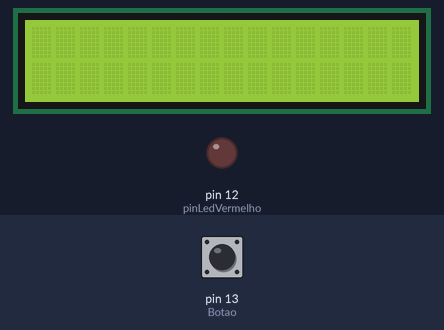
Recording of a sketch running on a simulated Arduino Mega 2560, built with avr-gcc and run on an emulated ATmega2560. On the bench: 16×2 character LCD, output pins drawn as LEDs (lit = HIGH). Dashed ring = blinking. Inputs (shaded band) come from the test bench; at power-on: pin 13 (Botao) LOW.

Above: at 1.2 s.
1.3 s: pin 13 (Botao) pulled HIGH for 1 s
At 3.5 s:
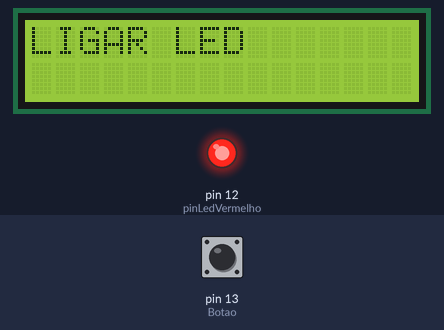
3.8 s: pin 13 (Botao) pulled HIGH for 0.15 s
At 5.0 s:
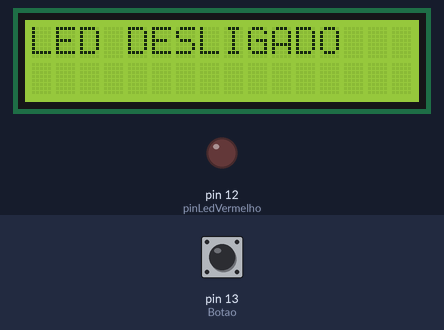
5.4 s: pin 13 (Botao) pulled HIGH for 3.2 s
At 5.56 s:
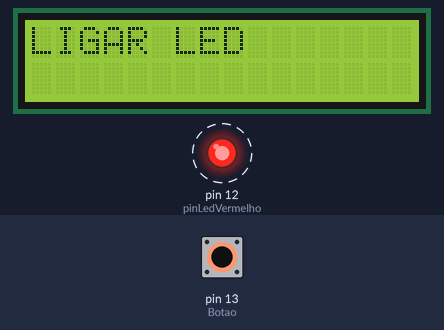
10.1 s: pin 13 (Botao) driven HIGH
At 10.57 s:
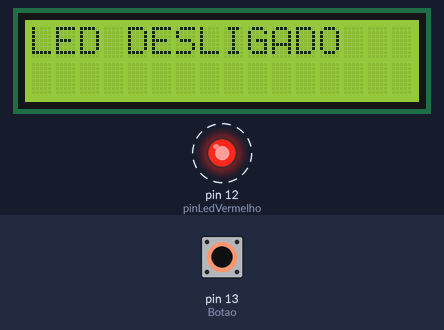
13.1 s: pin 13 (Botao) pulsed LOW 2 times (0.12 s each, 0.3 s apart)
Timing chart, 0 to 67.2 s (numbered marks = the images above; inputs shaded):
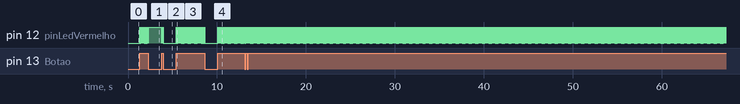

Measured:
- after the input at 1.3 s, pin 12 (pinLedVermelho): alternates HIGH for 0.02 s and LOW for 0.01 s, 69 changes in all, then stays HIGH, starting at once; the display: changes at once (image 1)
- after the input at 3.8 s, pin 12 (pinLedVermelho): alternates HIGH for 0.02 s and LOW for 0.01 s, 11 changes in all, then stays LOW, starting at once; the display: changes at once (image 2)
- after the input at 5.4 s, pin 12 (pinLedVermelho): alternates HIGH for 0.02 s and LOW for 0.01 s, 220 changes in all, then stays LOW, starting at once; the display: changes at once (image 3)
- after the input at 10.1 s, pin 12 (pinLedVermelho): alternates HIGH for 0.02 s and LOW for 0.01 s, starting at once; the display: first changes at once (image 4 shows a later state)

The sketch:

aula_37_aparecer_no_munitor_quando_desligar_e_ligar_led_1.ino
```cpp
/*exercicios
Autor:Gabriel Peres
Data:11/03/2025
*/
#define pinLedVermelho 12
#define Botao 13
#include <LiquidCrystal_I2C.h>
LiquidCrystal_I2C lcd(0x27, 16, 2);

int estadoAnterior = 0;
int estadoLed = 0;
int estadoBotao = 0;

void setup()
{
  lcd.init();
  lcd.backlight();
  pinMode(Botao, INPUT);
  pinMode(pinLedVermelho, OUTPUT);

}

void loop()
{


 int estadoAtual = digitalRead(Botao);

  if (estadoAtual == 1 && estadoAnterior == 0){
    estadoLed = !estadoLed;
    digitalWrite(pinLedVermelho, estadoLed);
    if(estadoLed == 1){
    lcd.setCursor(0,0);
    lcd.print("LIGAR LED        ");

  }else{
    lcd.setCursor(0,0);
    lcd.print("LED DESLIGADO");

  }
  }

  estadoAnterior  = estadoBotao;

}
```

Aula_53_exercicios.cpp
```cpp
#include <Arduino.h>
#include <Bounce2.h>
#include <LiquidCrystal_I2C.h>

LiquidCrystal_I2C lcd(0x27, 20, 4);

#define pinBotaoA 19
#define pinBotaoB 18
#define pinBotaoC 5
#define pinLed1 15
#define pinLed2 2
#define pinLed3 4
#define pinLed4 23

Bounce botaoA = Bounce();
Bounce botaoB = Bounce();
Bounce botaoC = Bounce();

void setup()
{
    Serial.begin(9600);

    pinMode(5, OUTPUT);
    pinMode(18, OUTPUT);
    pinMode(19, OUTPUT);
    pinMode(23, OUTPUT);

    botaoA.attach(pinBotaoA, INPUT_PULLUP);
    botaoB.attach(pinBotaoB, INPUT_PULLUP);
    botaoC.attach(pinBotaoC, INPUT_PULLUP);

    lcd.init();
    lcd.backlight();
    lcd.setCursor(1, 0);
    lcd.print(">ligar LED 1   0%");
    lcd.setCursor(1, 1);
    lcd.print(" ligar LED 2   0%");
    lcd.setCursor(1, 2);
    lcd.print(" ligar LED 3   0%");
    lcd.setCursor(1, 3);
    lcd.print(" ligar LED 4   0%");
}

void loop()
{

    botaoA.update();
    botaoB.update();
    botaoC.update();


    static int posicao = 0;
    static int intensidadeLed1 = 0;
    static int intensidadeLed2 = 0;
    static int intensidadeLed3 = 0;
    static int intensidadeLed4 = 0;
    static bool modoSelecao = 0;

    if (botaoA.fell())
    {
        posicao++;

        if (posicao > 3)
        {
            posicao = 0;
        }
    }

    if (botaoB.fell())
    {
        posicao--;

        if (posicao < 0)
        {
            posicao = 3;
        }
    }

    if (botaoC.fell())
    {
        modoSelecao = !modoSelecao;
    }

    if (botaoA.fell() && modoSelecao == 0)
    {
        if (posicao == 0 && intensidadeLed1 < 100)
        {
            intensidadeLed1 += 10;
        }

        if (posicao == 1 && intensidadeLed2 < 100)
        {
            intensidadeLed2 += 10;
        }

        if (posicao == 0 && intensidadeLed3 < 100)
        {
            intensidadeLed3 += 10;
        }

        if (posicao == 0 && intensidadeLed4 < 100)
        {
            intensidadeLed4 += 10;
        }
    }

    if (botaoB.fell() && modoSelecao == 0)
    {
        if (posicao == 0 && intensidadeLed4 < 0)
        {
            intensidadeLed1 -= 10;
        }

        if (posicao == 0 && intensidadeLed4 < 0)
        {
            intensidadeLed2 -= 10;
        }

        if (posicao == 0 && intensidadeLed4 < 0)
        {
            intensidadeLed3 -= 10;
        }

        if (posicao == 0 && intensidadeLed4 < 0)
        {
            intensidadeLed4 -= 10;
        }
    }

    if (posicao == 0)
    {
        lcd.setCursor(1, 0);
        lcd.print(">");
        lcd.setCursor(1, 1);
        lcd.print(" ");
        lcd.setCursor(1, 3);
        lcd.print(" ");
    }
    if (posicao == 1)
    {
        lcd.setCursor(1, 1);
        lcd.print(">");
        lcd.setCursor(1, 0);
        lcd.print(" ");
        lcd.setCursor(1, 2);
        lcd.print(" ");
    }
    if (posicao == 2)
    {
        lcd.setCursor(1, 2);
        lcd.print(">");
        lcd.setCursor(1, 3);
        lcd.print(" ");
        lcd.setCursor(1, 1);
        lcd.print(" ");
    }
    if (posicao == 3)
    {
        lcd.setCursor(1, 3);
        lcd.print(">");
        lcd.setCursor(1, 2);
        lcd.print(" ");
        lcd.setCursor(1, 0);
        lcd.print(" ");
    }
}
// FIZ ATE A AULA 8
```

Aula_56_codigos_IMPORTANTES.cpp
```cpp
#include <Arduino.h>

char palavra[10] = "OLA MUNDO";
char palavra2[10] = {'O', 'L', 'A', ' ', 'M', 'U', 'N', 'D', 'O', '\0'};

String palavra3 = "HOJE EH QUINTA";

void setup()
{
    Serial.begin(9600);
    Serial.println();

    Serial.println(palavra);
    Serial.println(palavra2);

    strcpy(palavra, "SENAI");

    if (strcmp(palavra, "SENAI") == 0)
        ;
    {
        Serial.println("SAO IGUAIS");
    }

    if (strncmp(palavra2, "OLA", 3) == 0)
    {
        Serial.println("As primeiras letras da palavra é OLA");
    }

    if (strstr(palavra2, "MUNDO"))
    {
        Serial.print("Palavra MUNDO detectada");
    }

    //* -----------------------------------------------------------------------------

    Serial.println(palavra3.length()); // retorna o numero de letras do objeto da classe String

    Serial.println(palavra3.charAt(10)); // retorna a oitava posicao da palavra

    Serial.println(palavra3.substring(8, 14)); // retorna a 8° até a 14° posição

    Serial.println(palavra3.indexOf('U')); // retorna a posição da primeira ocorrência da letra procurada

    Serial.println(palavra3.lastIndexOf('E'));  // retorna a posição da ultima ocorrência da letra procurada
    if (palavra3.equals("HOJE EH QUINTA") == 1) // retorna verdadeiro se forem iguais
        Serial.println("São igauis");

    if (palavra3.equalsIgnoreCase("hoje eh quinta") == 1) // retorna verdadeiro se forem iguais ignorando letras maiusculas/minusculas
        Serial.println("São iguais");

    if (palavra3.startsWith("HOJE") == 1) // retorna verdadeiro se a palavra comecar com determinado texto
        Serial.println("Começa com HOJE");

    if (palavra3.endsWith("INTA") == 1) // retorna verdadeiro se a palavra terminar com determinado texto
        Serial.println("Termina com INTA");

    String valor = "123";
    int valorNumerico = valor.toInt(); // converte o valor do texto em valor numerico de "123" para 123 (numero)

    String valor2 = "10.5";
    float valorNumerico2 = valor2.toFloat();

    //*EXEMPLO: transforma o numero do texto em valor numerico tipo inteiro

    String mensagem = "Valor = 50";

    int tamanho = mensagem.length(); // medir o tamanho do texto

    String extracao = mensagem.substring(8, tamanho); // extrair o numero iniciando em uma posicao conhecida até o fim do texto

    Serial.println(tamanho);
    Serial.println(extracao);

    int numero = extracao.toInt(); // transforme o conteudo extraido em um numero inteiro

    Serial.println(numero * 2); // utilize o numero sem moderação... HAhaHAhaHAhaHA

    //! CONTINUACAO

    Serial.toLowerCase(); // Alterar todas as letras para minusculas
    Serial.println(palavra3);
    palavra3.toUpperCase(); // Alterar todas para maiusculas
    Serial.println(palavra3);

    String textoLed = "Led = ON";
    Serial.println(textoLed);
    textoLed.replace("ON", "OFF"); // substitui uma palavra no texto por outro
    Serial.println(textoLed);      //"Led = OF"

    String novaFrase = "Texto     "; // varios espacos
    novaFrase.trim();                // remove os espacos do fim do texto

    novaFrase.concat(" adicionado"); // adiciona um texto a string
    Serial.println(novaFrase);
}

void loop()
{
}
```
